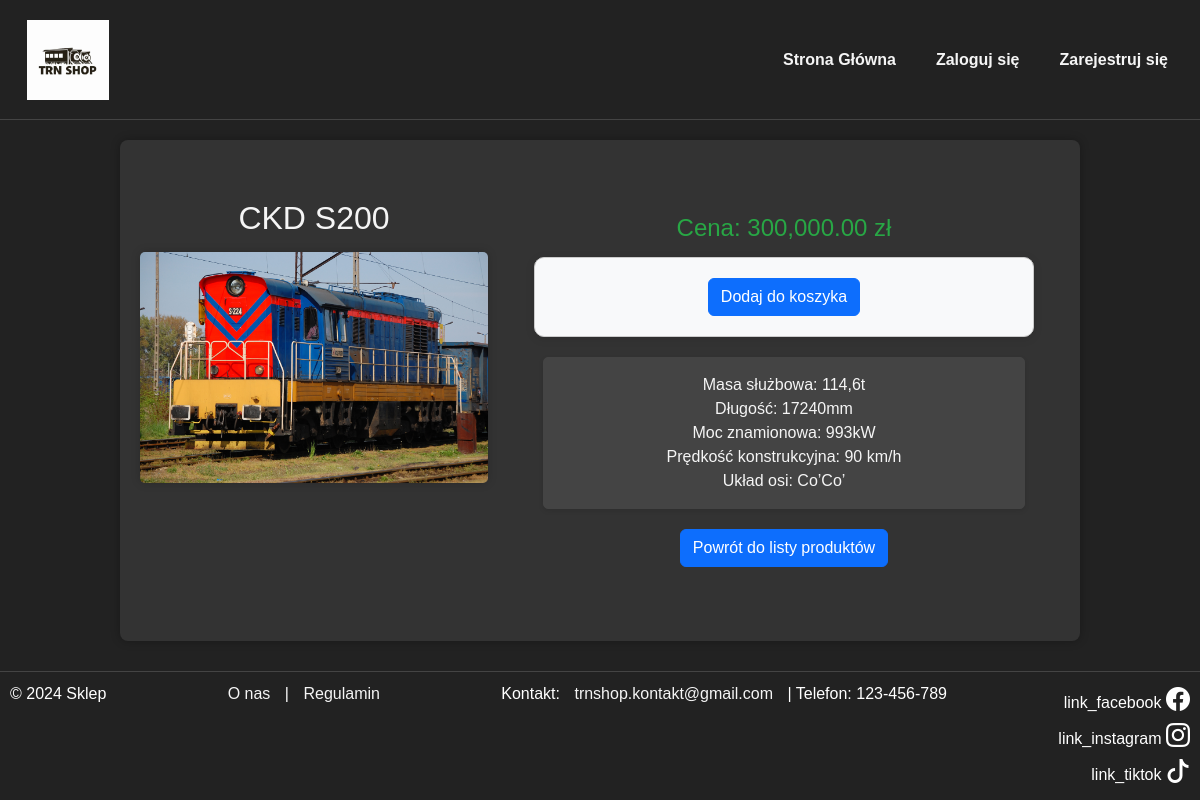
Screenshot of /produkt_strona.php?id_produktu=3 with the database file from the repository.
### tables this page shows
CREATE TABLE `produkty` (
                            `id` int(11) NOT NULL,
                            `nazwa` varchar(50) NOT NULL,
                            `cena` decimal(10,0) NOT NULL,
                            `id_kategoria` int(11) NOT NULL,
                            `opis` text NOT NULL
);

### produkt_strona.php (the view, shortened to what this page needs)
<?php
    $conn = new mysqli("localhost", "root", "", "stronabaza");
    $id = isset($_GET["id_produktu"]) ? (int)$_GET["id_produktu"] : 0;
    $result = $conn->prepare('SELECT * FROM produkty WHERE id = ?');
    $result->bind_param('i', $id);
    $result->execute();
    $q_result = $result->get_result();
    if ($q_result->num_rows > 0) {
        $produkt = $q_result->fetch_assoc();
    } else {
        header("Location: index.php?message=Produkt%20nie%20znaleziony");
        exit();
    }
?>
<!DOCTYPE html>
<html lang="pl">
    <head>
        <link href="https://cdn.jsdelivr.net/npm/bootstrap@5.3.0-alpha1/dist/css/bootstrap.min.css" rel="stylesheet">
        <link href="https://cdn.jsdelivr.net/npm/bootstrap-icons/font/bootstrap-icons.css" rel="stylesheet">
        <link href="styl_1.css" rel="stylesheet">
    </head>
    <body>
        <nav class="navbar navbar-expand-lg navbar-dark">
            <div class="container-fluid">
                <a class="navbar-brand" href="index.php">
                    <img src="logo.jpg" alt="Logo Sklepu">
                </a>
                <div class="collapse navbar-collapse">
                    <ul class="navbar-nav ms-auto">
                        <li class="nav-item">
                            <a class="menu_button nav-link btn btn-outline-light" href="index.php">Strona Główna</a>
                        </li>
                        <?php
                            if(!isset($_SESSION["id"])) {
                                echo "<li class='nav-item'> <a class='menu_button nav-link btn btn-outline-primary' id='do_logowania' href='logowanie.php'>Zaloguj się</a> </li>";
                                echo "<li class='nav-item'> <a class='menu_button nav-link btn btn-outline-primary' id='do_rejestracji' href='rejestracja.php'>Zarejestruj się</a> </li>";
                            }elseif($_SESSION["id"]!=0){
                                echo "<li class='nav-item'> <a class='menu_button nav-link btn btn-outline-primary' id='do_panelu_klienta' href='panel_klienta.php'>Twoje konto</a> </li>";
                            }elseif($_SESSION["id"]=0){
                                echo "<li class='nav-item'> <a class='menu_button nav-link btn btn-outline-primary' id='do_panelu_administratora' href='admin.php'>Panel administratora</a> </li>";
                            }
                        ?>
                    </ul>
                </div>
            </div>
        </nav>
        <div class="container">
            <div class="main-content">
                <div class="image-section">
                    <h1><?php echo htmlspecialchars($produkt['nazwa']); ?></h1>
                    <img src="zdjecia_prod/<?php echo htmlspecialchars($produkt['id']);?>.jpg" alt="<?php echo htmlspecialchars($produkt['nazwa']); ?>">
                </div>
                <div class="product-info">
                    <h2>Cena: <?php echo number_format($produkt['cena'], 2); ?> zł</h2>
                    <form method="POST" action="dodaj_do_koszyka.php">
                        <button type="submit" class="btn btn-primary">Dodaj do koszyka</button>
                    </form>
                    <p><?php echo nl2br(htmlspecialchars($produkt['opis'])); ?></p>
                    <a href="index.php" class="btn btn-primary">Powrót do listy produktów</a>
                </div>
            </div>
        </div>
        <footer>
            <div>© 2024 Sklep</div>
            <div>
                <a href="o_nas.php">O nas</a>
                |
                <a href="regulamin.php">Regulamin</a></div>
            <p>Kontakt: <a href="mailto:trnshop.kontakt@gmail.com">trnshop.kontakt@gmail.com</a> | Telefon: 123-456-789</p>
            <div class="social-icons">
                <div><span>link_facebook</span> <i class="bi bi-facebook"></i></div>
                <div><span>link_instagram</span> <i class="bi bi-instagram"></i></div>
                <div><span>link_tiktok</span> <i class="bi bi-tiktok"></i></div>
            </div>
        </footer>
    </body>
</html>

### styl_1.css (style rules this page uses)
body { font-family: Arial, sans-serif; margin: 0; padding: 0; min-height: 100vh; display: flex; flex-direction: column; }
.navbar { background-color: #222; height: 120px; }
.navbar a { color: white; font-weight: bold; padding: 10px 15px; }
.navbar-brand img { height: 80px; }
.navbar-nav .nav-item .nav-link { color: #f5f5f5; padding: 10px 15px; }
.container { flex: 1; display: flex; justify-content: center; align-items: center; padding-top: 0px; padding-right: 40px; padding-bottom: 50px; padding-left: 40px; background-color: #fff; }
footer { background-color: #222; color: white; padding: 20px; display: flex; justify-content: space-between; border-top: 1px solid #444; }
footer .social-icons { display: flex; flex-direction: column; align-items: flex-end; }
footer .social-icons i { font-size: 24px; margin: 5px 0; color: white; }
footer a { color: #f5f5f5; text-decoration: none; margin: 0 10px; }
.menu_button { margin: 5px; }
form { margin: 15px auto; width: 500px; padding: 20px; border: 1px solid #ccc; border-radius: 10px; background-color: #f8f9fa; box-shadow: 0 2px 10px rgba(0, 0, 0, 0.1); }
.product-info { padding: 15px; text-align: center; }

### produkt_strona.php (style rules this page uses)
body { background-color: #222; color: #f5f5f5; font-family: Arial, sans-serif; }
.container { width: 80%; margin: auto; background: #333; padding: 20px; box-shadow: 0px 0px 10px rgba(0, 0, 0, 0.3); border-radius: 8px; }
.image-section { float: left; width: 40%; padding-right: 20px; }
.image-section img { width: 100%; border-radius: 5px; box-shadow: 0px 0px 10px rgba(0, 0, 0, 0.2); }
.product-info { float: left; width: 60%; color: #f5f5f5; }
.product-info h2 { color: #28a745; font-size: 24px; }
.product-info p { padding: 15px; border: 1px solid #444; border-radius: 5px; background-color: #444; / color: #f5f5f5; box-shadow: 0 2px 5px rgba(0, 0, 0, 0.1); margin: 20px; }
footer a { color: #f5f5f5; text-decoration: none; margin: 0 10px; }
footer { text-align: center; padding: 10px; background-color: #222; margin-top: 30px; border-top: 1px solid #444; }
.social-icons i { font-size: 24px; color: #ccc; margin: 0 10px; }
.navbar { background-color: #222; border-bottom: 1px solid #444; margin-bottom: 20px; }
.navbar-brand img { max-height: 80px; }
.navbar-nav .nav-item .nav-link { color: #f5f5f5; font-weight: bold; padding: 10px 15px; }
.menu_button { font-size: 16px; }
.image-section h1 { text-align: center; font-size: 2em; color: #f5f5f5; margin-bottom: 15px; }

### rows the page displays
produkty: nazwa "CKD S200", cena "300,000.00", opis "Masa służbowa: 114,6t Długość: 17240mm Moc znamionowa: 993kW Prędkość konstrukcyjna: 90 km/h Układ osi: Co’Co’"
